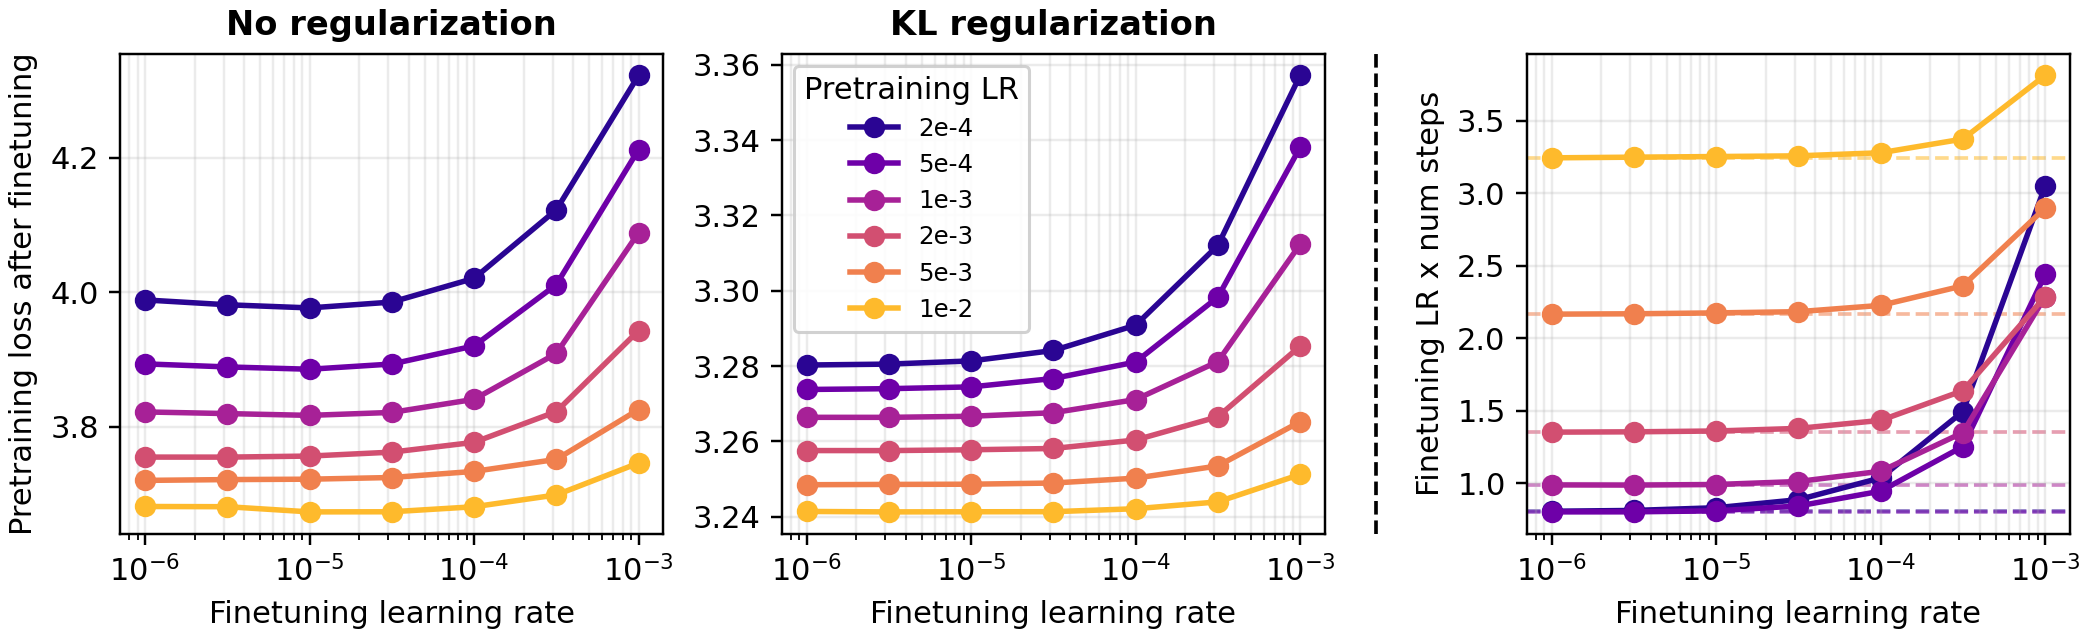

Python code for this plot:
import json
from pathlib import Path

import matplotlib.pyplot as plt
import pandas as pd


CACHE = Path("~/wandb/cache").expanduser()
OUT = Path(__file__).with_name("plot.png")
OUT_PDF = OUT.with_suffix(".pdf")
PRETRAIN_SWEEP = "uqznpx3l"
FINETUNE_SWEEP = "0hy3kujo"
MIN_PRETRAIN_LR = 0
MAX_FINETUNE_LR = 1


def format_lr(value: float) -> str:
    return f"{value:.0e}".replace("e-0", "e-").replace("e+0", "e").replace("e+", "e")


def load_sweep(sweep_id: str) -> pd.DataFrame:
    rows = []
    for run in sorted(path for path in (CACHE / "sweeps" / sweep_id).iterdir() if path.is_dir()):
        cfg = json.loads((run / "config.json").read_text())
        summ = json.loads((run / "summary.json").read_text())
        meta = json.loads((run / "metadata.json").read_text())
        rows.append(
            dict(
                run_id=run.name,
                state=str(meta.get("state", "")).lower(),
                ft_lr=cfg.get("opt.peak_lr"),
                pt_lr=cfg.get("load_cfg.opt.peak_lr", cfg.get("opt.peak_lr")),
                reg_method=cfg.get("reg.method") or "null",
                pretrain_run=Path(cfg.get("model.load_path") or "").name,
                prev_ntp=summ.get("prev_ntp"),
                finetune_steps=summ.get("_step"),
            )
        )
    return pd.DataFrame(rows)


def load_points() -> pd.DataFrame:
    pretrain = load_sweep(PRETRAIN_SWEEP)[["run_id", "pt_lr"]].rename(
        columns={"run_id": "pretrain_run", "pt_lr": "pt_lr_from_sweep"}
    )
    points = load_sweep(FINETUNE_SWEEP)
    points = points[points.state == "finished"].merge(pretrain, on="pretrain_run")
    points["pt_lr"] = points.pt_lr_from_sweep
    return points.query("pt_lr >= @MIN_PRETRAIN_LR and ft_lr <= @MAX_FINETUNE_LR").sort_values(
        ["pt_lr", "ft_lr"]
    )


def main() -> None:
    points = load_points()
    pt_lrs = sorted(points.pt_lr.unique())
    cmap = plt.get_cmap("plasma")
    colors = {lr: cmap(0.05 + 0.80 * i / max(1, len(pt_lrs) - 1)) for i, lr in enumerate(pt_lrs)}

    fig, axs = plt.subplots(
        1,
        4,
        figsize=(9.5, 2.9),
        constrained_layout=True,
        gridspec_kw={"width_ratios": [1, 1, 0.08, 1]},
    )

    labels = {"null": "No regularization", "kl_pre": "KL regularization"}
    for ax, (reg_method, title) in zip(axs[:2], labels.items()):
        for pt_lr, group in points[points.reg_method == reg_method].groupby("pt_lr", sort=True):
            group = group.sort_values("ft_lr")
            ax.plot(group.ft_lr, group.prev_ntp, marker="o", lw=1.8, color=colors[pt_lr], label=format_lr(pt_lr))
        ax.set_xscale("log")
        ax.set_xlabel("Finetuning learning rate")
        ax.set_ylabel("Pretraining loss after finetuning")
        ax.set_title(title, fontsize=11, fontweight="bold")
        ax.grid(True, which="both", alpha=0.25)
    axs[1].set_ylabel("")
    axs[1].legend(title="Pretraining LR", frameon=True, framealpha=0.9, fontsize=8, loc="upper left")

    axs[2].set_axis_off()
    axs[2].plot([0.5, 0.5], [0, 1], color="black", ls="--", lw=1.2, transform=axs[2].transAxes, clip_on=False)

    step_points = points[points.reg_method == "null"].copy()
    step_points["lr_times_steps"] = step_points.ft_lr * step_points.finetune_steps
    for pt_lr, group in step_points.groupby("pt_lr", sort=True):
        group = group.sort_values("ft_lr")
        baseline = group.iloc[0].lr_times_steps
        axs[3].axhline(baseline, color=colors[pt_lr], ls="--", lw=1.2, alpha=0.55, zorder=0)
        axs[3].plot(group.ft_lr, group.lr_times_steps, marker="o", lw=1.8, color=colors[pt_lr], label=format_lr(pt_lr))

    y_min, y_max = step_points.lr_times_steps.min(), step_points.lr_times_steps.max()
    y_pad = 0.05 * (y_max - y_min)

    axs[3].set_xscale("log")
    axs[3].set_ylim(y_min - y_pad, y_max + y_pad)
    axs[3].set_xlabel("Finetuning learning rate")
    axs[3].set_ylabel("Finetuning LR x num steps")
    # axs[3].set_title("No regularization", fontsize=11, fontweight="bold")
    axs[3].grid(True, which="both", alpha=0.25)

    fig.savefig(OUT, dpi=220)
    fig.savefig(OUT_PDF)
    print(f"{OUT}\n{OUT_PDF}")


if __name__ == "__main__":
    main()
